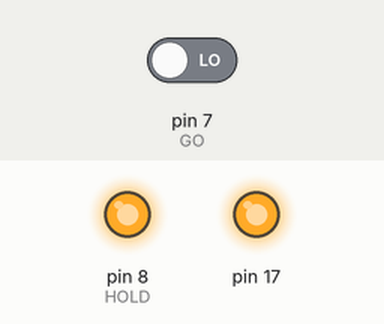
Recording of a sketch running on a simulated SparkFun Pro Micro, built with avr-gcc and run on an emulated ATmega32U4. Parts: output pins drawn as LEDs (lit = HIGH). The test bench sets the inputs (shaded band); at power-on: pin 7 (GO) LOW. Pins used as bus, display or sensor lines are not drawn; what the sketch prints to the serial monitor is not drawn.

Above: at 2.2 s.
2.3 s: pin 7 (GO) driven HIGH
At 5.9 s:
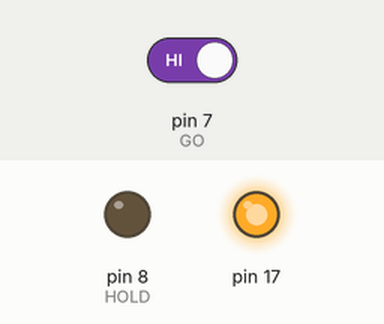
Timing chart, 0 to 11.3 s (numbered marks = the images above; inputs shaded):
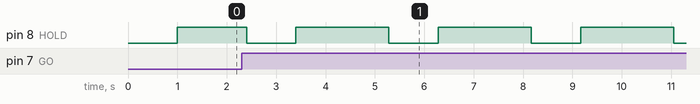

Measured:
- after the input at 2.3 s, pin 8 (HOLD): alternates HIGH for 1.9 s and LOW for 1.0 s, starting after 0.10 s

The sketch:

SRAM_Arduino.ino
```cpp
/*
 * SRAM v0.6
 * Performs 100x SRAM dumps after a button press.
 * Works in tandem with PC console application for data harvesting.
 */

#include <SPI.h>

// Designed for SparkFun Arduino Pro Micro 3.3V
// Hardware pin configuration:
#define VCC 4
#define GO 7
#define HOLD 8
#define CS 9
#define SCK 15
#define MISO 14
#define MOSI 16
#define BAUD_RATE 115200

// Address Range 0x0000 - 0x7FFF

// Commands
const byte WRSR = 0x01,         // Write Status Register command
           RDSR = 0x05,         // Read Status Register command
           WR   = 0x02,         // Write byte command
           RD   = 0x03;         // Read byte command

const byte byte_mode = 0x00,    // Byte Mode parameter
           seq_mode  = 0x40,    // Sequential Mode parameter
           page_mode = 0x80;    // Page Mode parameter

const byte null_byte = 0x00;    // Null byte
const char delim = ' ';

void setup() {
  SPI.begin();
  Serial.begin(BAUD_RATE);
  pinMode(VCC, OUTPUT);
  pinMode(HOLD, OUTPUT);
  pinMode(CS, OUTPUT);
  pinMode(GO, INPUT);

  resetSRAM();

  //Serial.println("\nREADY!\n");
}

void loop() {
  onButton();
  //Serial.println("\nDumping...");
  for (int i = 0; i < 100; i++){
    resetSRAM();
    SRmode(seq_mode) ;
    RAMdump();
    //Serial.print('\n');
  }
  //Serial.println("\nDONE!");

}

void RAMdumpRAW(){
  digitalWrite(CS, LOW);
  SPI.transfer(RD);
  SPI.transfer16(0x0000);

  for (unsigned int ctr = 0; ctr < 32768; ctr++){
    byte rx = SPI.transfer(null_byte);
    Serial.write(rx);
  }
  digitalWrite(CS, HIGH);
}

void RAMdump(){
  digitalWrite(CS, LOW);
  SPI.transfer(RD);
  SPI.transfer16(0x0000);

  for (unsigned int ctr = 0; ctr < 32768; ctr++){
    byte rx = SPI.transfer(null_byte);
    Serial.print(hex2char((rx >> 4) & 0x0F));
    //Serial.print(delim);
    Serial.print(hex2char(rx & 0x0F));
    //Serial.print(delim);
  }
  digitalWrite(CS, HIGH);
}

// Writes a byte of data to the specified address
void writeByte(unsigned int address, byte value){
  digitalWrite(CS, LOW);
  SPI.transfer(WR);
  SPI.transfer16(address);
  SPI.transfer(value);
  digitalWrite(CS, HIGH);
}

// Reads a byte of data from the specified address
byte readByte(unsigned int address){
  digitalWrite(CS, LOW);
  SPI.transfer(RD);
  SPI.transfer16(address);
  byte readVal = SPI.transfer(null_byte);
  digitalWrite(CS, HIGH);
  return readVal;
}

// Selects the status register mode
// Valid arguments: byte_mode | seq_mode | page_mode
void SRmode(byte mode){
  digitalWrite(CS, LOW);
  SPI.transfer(WRSR);
  SPI.transfer(mode);
  digitalWrite(CS, HIGH);
}

// Full SRAM reboot including SPI bus
void resetSRAM(){
  //Serial.print("Resetting...");
  digitalWrite(VCC, LOW);
  digitalWrite(CS, LOW);
  digitalWrite(HOLD, LOW);
  SPI.end();
  delay(1000);
  digitalWrite(VCC, HIGH);
  digitalWrite(CS, HIGH);
  digitalWrite(HOLD, HIGH);
  SPI.begin();
  //Serial.println("DONE!");
}

void onButton(){
  while(digitalRead(GO));
  delay(100);
  while(!digitalRead(GO));
  delay(100);
}

char hex2char(byte hdigit){
  if ((hdigit >=0) && (hdigit <= 9))
    return char(hdigit+48);
  else if ((hdigit >=10) && (hdigit <= 15))
    return char(hdigit+55);
  else return 0;
}

/* Graveyard
 *  // Reset all power
  digitalWrite(VCC, LOW);
  digitalWrite(CS, LOW);
  digitalWrite(HOLD, LOW);
  delay(1000);

  // Preset CS, HOLD, & VCC:
  digitalWrite(HOLD, HIGH);
  digitalWrite(CS, HIGH);
  delay(1000);

  // Power on SRAM, wait 1s
  digitalWrite(VCC, HIGH);
  delay(1000);

 */
```
